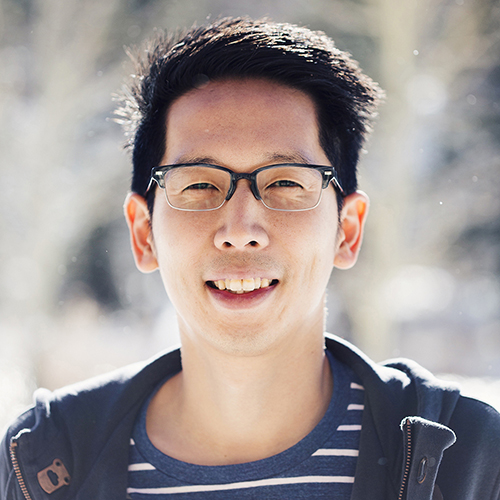
#> input picture colorization_using_optimization/images/anthonylee.jpg, 500 x 500 px
$ python yuv.py
#> lines starting #> are read from the running program, lines starting #| are printed output that depends on the picture
import cv2
import numpy as np


def make_lut_u():
    return np.array([[[i,255-i,0] for i in range(256)]],dtype=np.uint8)

def make_lut_v():
    return np.array([[[0,255-i,i] for i in range(256)]],dtype=np.uint8)


img = cv2.imread('./images/anthonylee.jpg')
#> img is the input picture: shape (500, 500, 3); mean B, G, R 148, 149.9, 159.7

img_yuv = cv2.cvtColor(img, cv2.COLOR_BGR2YUV)
#> img_yuv: shape (500, 500, 3); mean of channels 0, 1, 2 152.6, 125.8, 134.2
y, u, v = cv2.split(img_yuv)
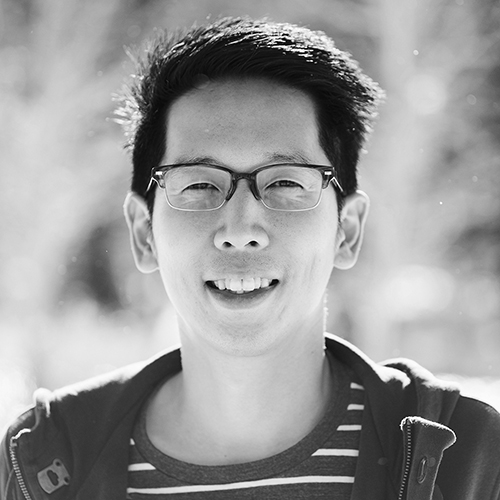
#> y: shape (500, 500); min 0, max 255, mean 152.6
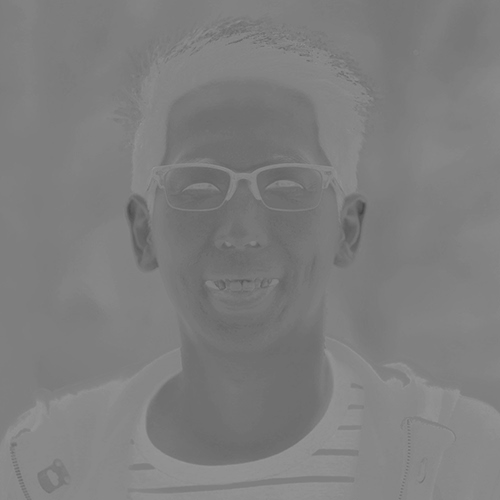
#> u: shape (500, 500); min 68, max 151, mean 125.8
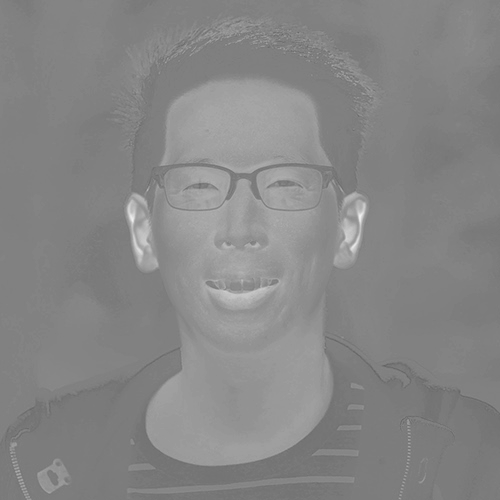
#> v: shape (500, 500); min 100, max 241, mean 134.2

lut_u, lut_v = make_lut_u(), make_lut_v()

# Convert back to BGR so we can apply the LUT and stack the images
y = cv2.cvtColor(y, cv2.COLOR_GRAY2BGR)
#> y: shape (500, 500, 3)
u = cv2.cvtColor(u, cv2.COLOR_GRAY2BGR)
#> u: shape (500, 500, 3)
v = cv2.cvtColor(v, cv2.COLOR_GRAY2BGR)
#> v: shape (500, 500, 3)

u_mapped = cv2.LUT(u, lut_u)
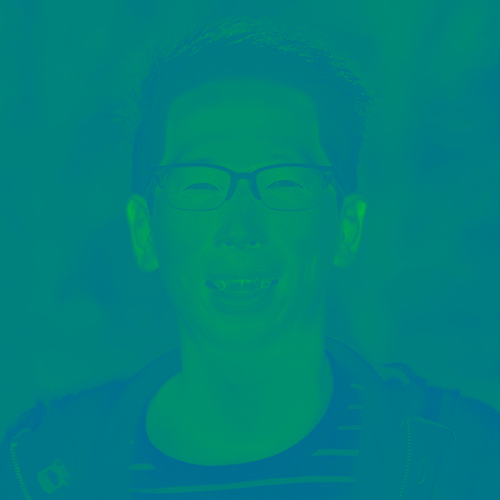
#> u_mapped: shape (500, 500, 3); mean B, G, R 125.8, 129.2, 0
v_mapped = cv2.LUT(v, lut_v)
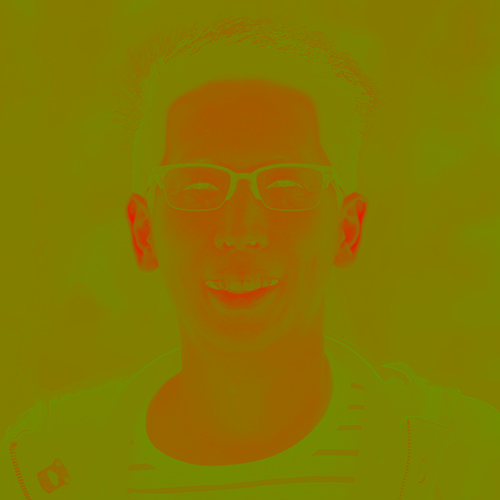
#> v_mapped: shape (500, 500, 3); mean B, G, R 0, 120.8, 134.2

result = np.vstack([img, y, u_mapped, v_mapped])
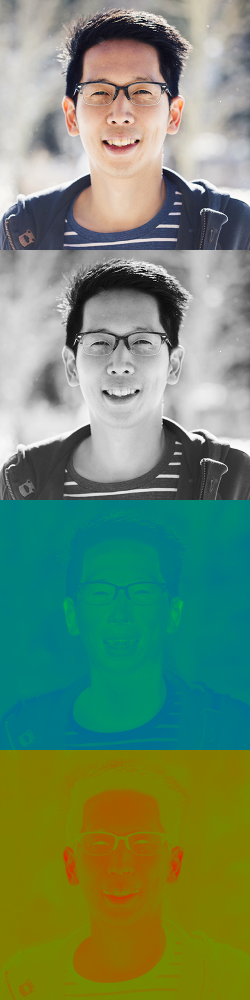
#> result: shape (2000, 500, 3) (shown at 1/2 size); mean B, G, R 106.6, 138.2, 111.6

cv2.imwrite('./images/anthonylee_yuv.png', result)

$ run again, with colorization_using_optimization/images/example2_original.jpg copied over colorization_using_optimization/images/anthonylee.jpg
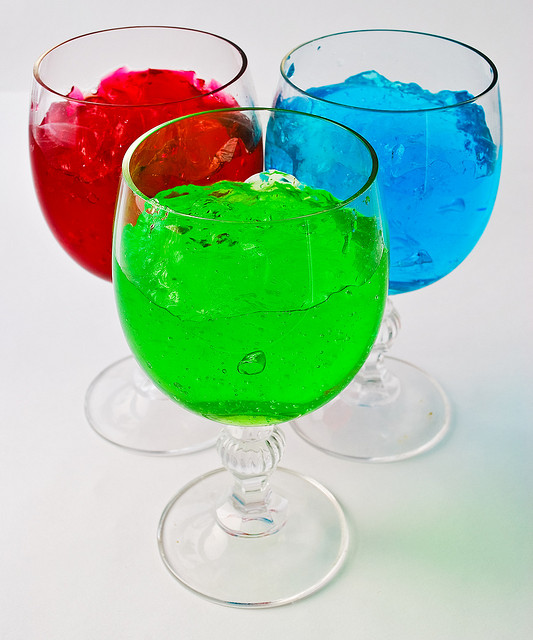
#> input picture colorization_using_optimization/images/example2_original.jpg, 533 x 640 px
#> img is the input picture: shape (640, 533, 3); mean B, G, R 167.4, 194.8, 161.3
#> img_yuv: shape (640, 533, 3); mean of channels 0, 1, 2 181.6, 121, 110.1
#> `v_mapped = cv2.LUT(v, lut_v)`:
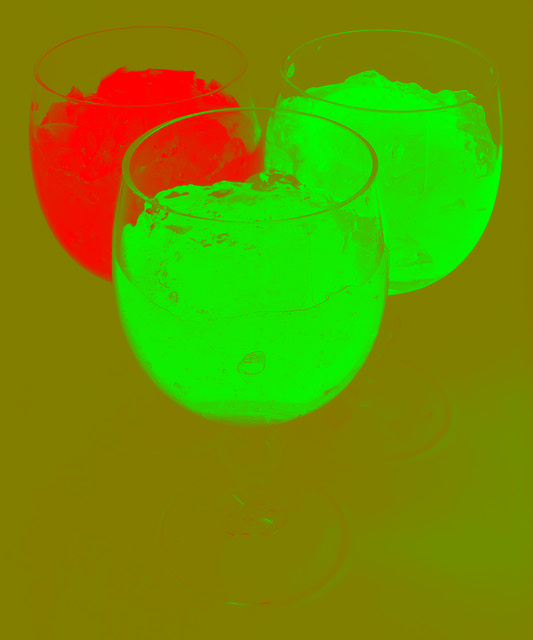
#> v_mapped: shape (640, 533, 3); mean B, G, R 0, 144.9, 110.1
#> `result = np.vstack([img, y, u_mapped, v_mapped])`:
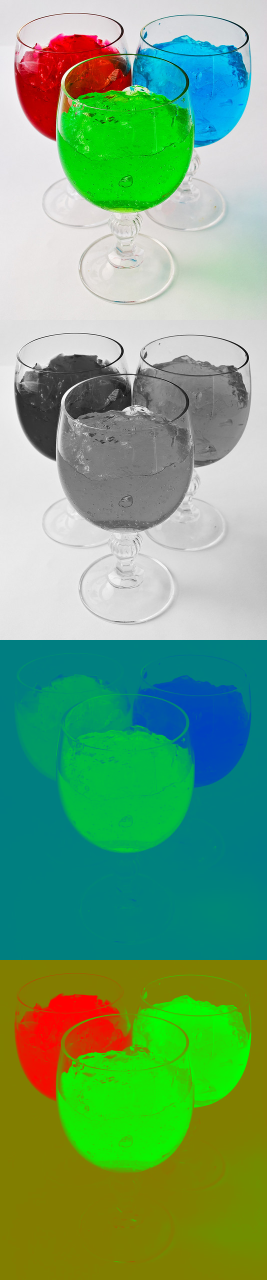
#> result: shape (2560, 533, 3) (shown at 1/2 size); mean B, G, R 117.5, 163.8, 113.3

$ run again, with colorization_using_optimization/images/example.png saved as colorization_using_optimization/images/anthonylee.jpg
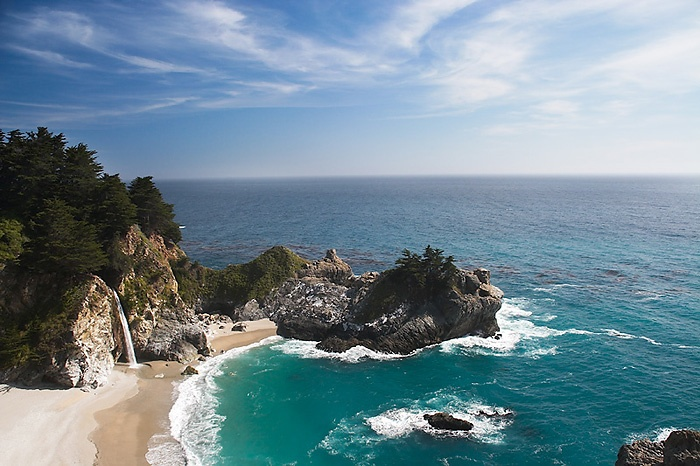
#> input picture colorization_using_optimization/images/example.png, 700 x 466 px
#> img is the input picture: shape (466, 700, 3); mean B, G, R 148.2, 136.3, 113.1
#> img_yuv: shape (466, 700, 3); mean of channels 0, 1, 2 130.7, 136.6, 112.5
#> `v_mapped = cv2.LUT(v, lut_v)`:
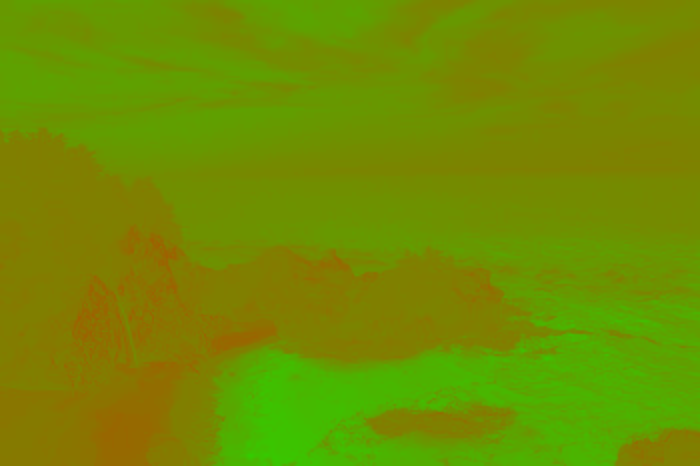
#> v_mapped: shape (466, 700, 3); mean B, G, R 0, 142.5, 112.5
#> `result = np.vstack([img, y, u_mapped, v_mapped])`:
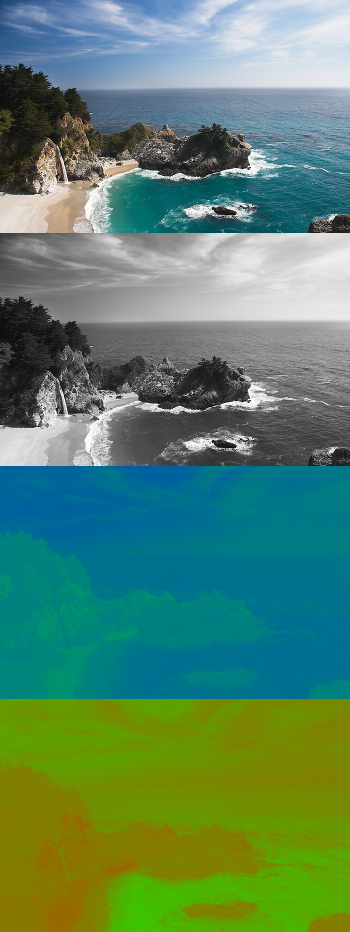
#> result: shape (1864, 700, 3) (shown at 1/2 size); mean B, G, R 103.9, 132, 89.1
